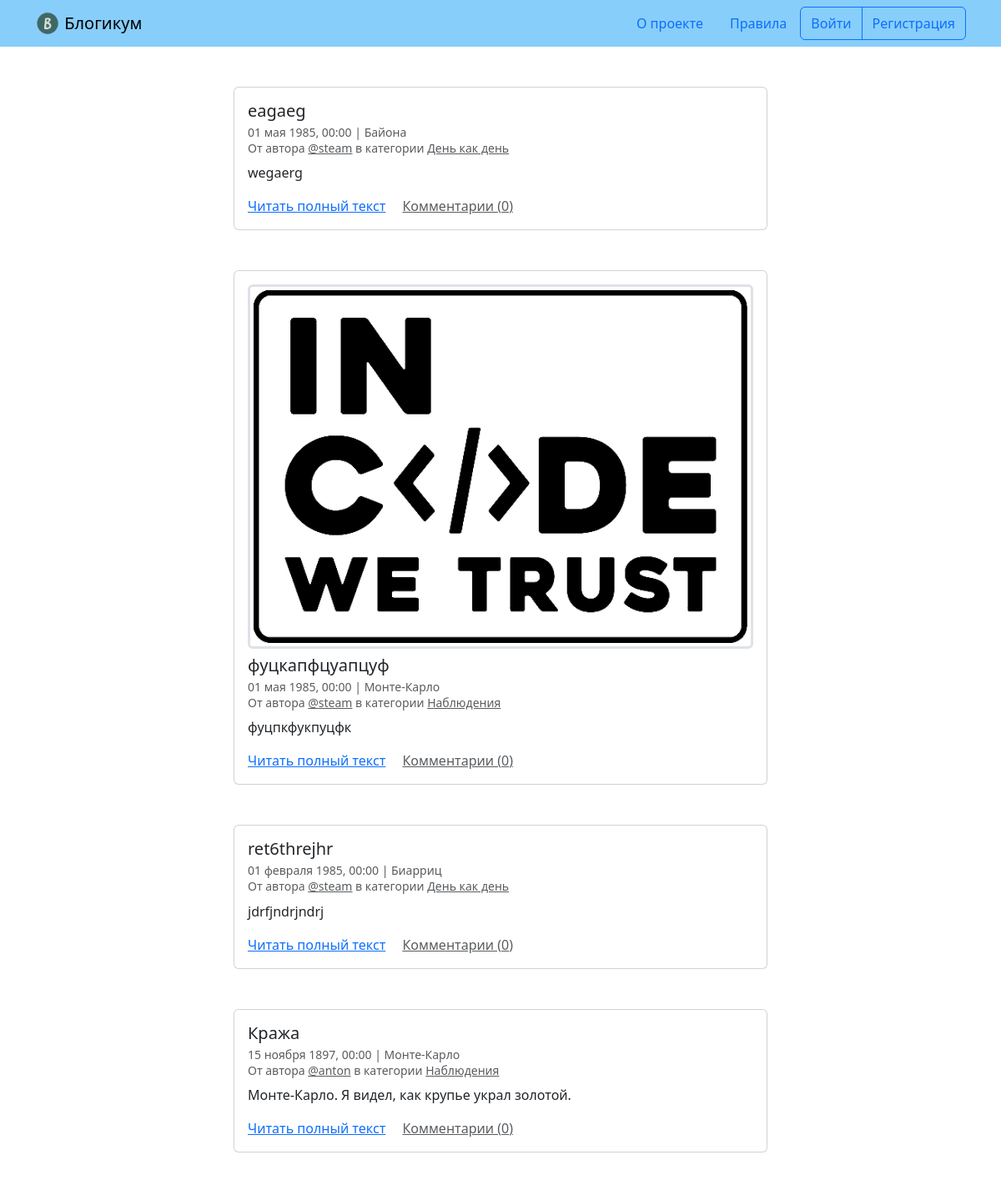
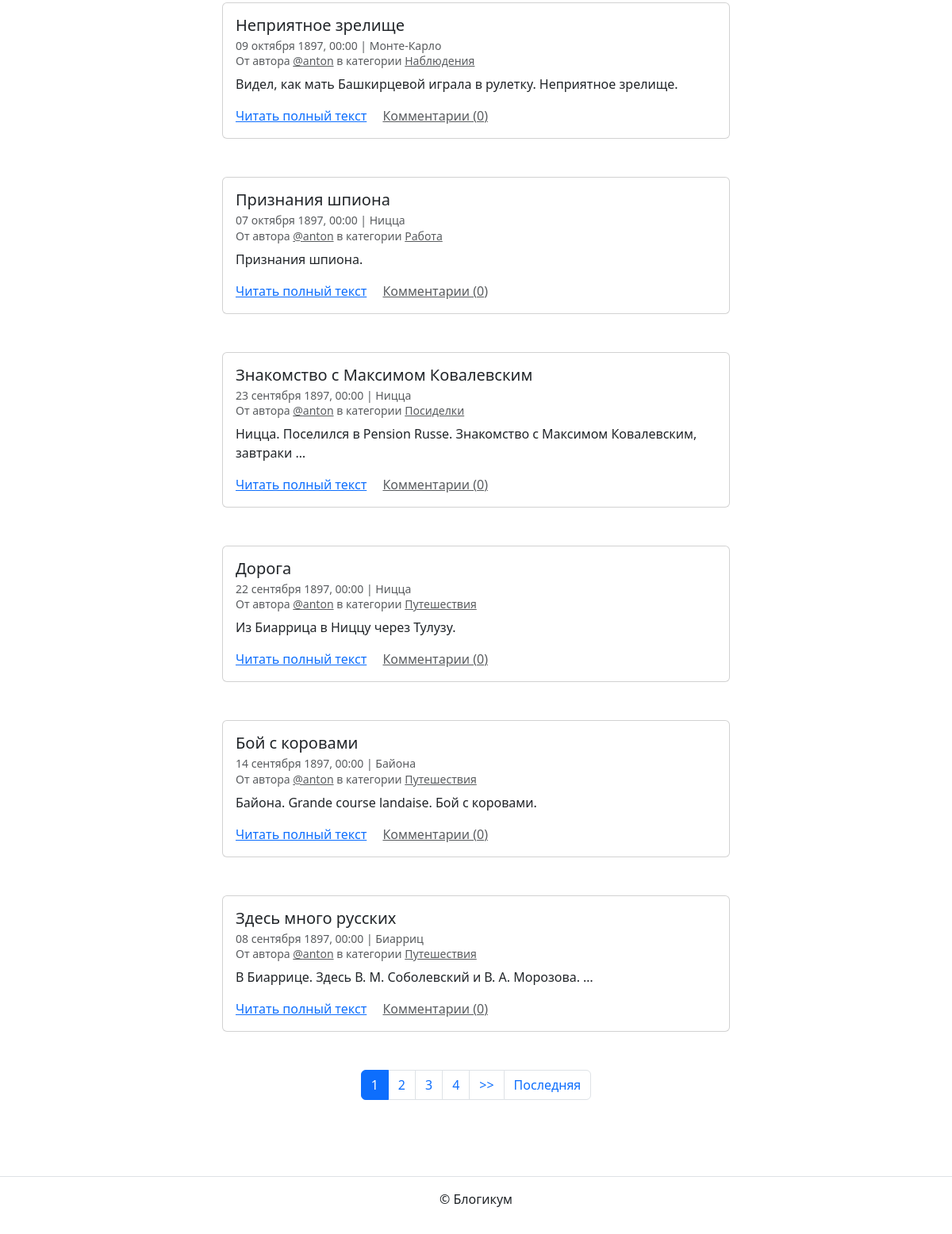
The page / on the database its author committed (2 pictures, top to bottom).
### blog/models.py (models this page shows, shortened)
class BaseModel(models.Model):
    is_published = models.BooleanField(
        default=True,
        verbose_name='Опубликовано',
        help_text='Снимите галочку, чтобы скрыть публикацию.'
    )
    created_at = models.DateTimeField(
        auto_now_add=True,
        verbose_name='Добавлено'
    )
    class Meta:
        abstract = True

class Post(BaseModel):
    title = models.CharField(max_length=256, verbose_name='Заголовок')
    text = models.TextField(verbose_name='Текст')
    pub_date = models.DateTimeField(
        verbose_name='Дата и время публикации',
        help_text='Если установить дату и время в будущем — '
                  'можно делать отложенные публикации.'
    )
    image = models.ImageField('Фото', upload_to='posts_images', blank=True)
    author = models.ForeignKey(
        User,
        on_delete=models.CASCADE,
        verbose_name='Автор публикации',
        related_name='posts',
    )
    category = models.ForeignKey(
        Category,
        on_delete=models.SET_NULL,
        null=True,
        verbose_name='Категория',
        related_name='posts',
    )
    location = models.ForeignKey(
        Location,
        on_delete=models.SET_NULL,
        null=True,
        blank=True,
        verbose_name='Местоположение',
        related_name='posts',
    )
    class Meta:
        verbose_name = 'публикация'
        verbose_name_plural = 'Публикации'
    def comment_count(self):
        return self.comments.count()

class Location(BaseModel):
    name = models.CharField(max_length=256, verbose_name='Название места')
    class Meta:
        verbose_name = 'местоположение'
        verbose_name_plural = 'Местоположения'

class Category(BaseModel):
    title = models.CharField(max_length=256, verbose_name='Заголовок')
    description = models.TextField(verbose_name='Описание')
    slug = models.SlugField(
        unique=True,
        verbose_name='Идентификатор',
        help_text='Идентификатор страницы для URL; '
                  'разрешены символы латиницы, цифры, дефис и подчёркивание.'
    )
    class Meta:
        verbose_name = 'категория'
        verbose_name_plural = 'Категории'

### blog/views.py (the view)
# urls.py: path('', views.index, name='index'),
def index(request):
    template = 'blog/index.html'
    current_time = timezone.now()
    post_list = (
        Post.objects.select_related('category')
        .filter(
            pub_date__lte=current_time,
            is_published=True,
            category__is_published=True
        )
        .order_by('-pub_date')
    )
    paginator = Paginator(post_list, 10)
    page_number = request.GET.get('page')
    page_obj = paginator.get_page(page_number)
    context = {'page_obj': page_obj}
    return render(request, template, context)

### templates/blog/index.html (shortened to what this page needs)
{% extends "base.html" %}
{% block content %}
  {% for post in page_obj %}
    <article class="mb-5">
      {% include "includes/post_card.html" %}
    </article>
  {% endfor %}
  {% include "includes/paginator.html" %}
{% endblock %}

### templates/base.html (shortened to what this page needs)
{% load static %}
{% load django_bootstrap5 %}
<!DOCTYPE html>
<html lang="ru">
  <head>
    {% bootstrap_css %}
  </head>
  <body>
    {% include "includes/header.html" %}
    <main>
      <div class="container py-5">
        {% block content %}{% endblock %}
      </div>
    </main>
    {% include "includes/footer.html" %}
  </body>
</html>

### templates/includes/header.html
{% load static %}
<header>
  <nav class="navbar navbar-light" style="background-color: lightskyblue">
    <div class="container">
      <a class="navbar-brand" href="{% url 'blog:index' %}">
        <img src="{% static 'img/logo.png' %}" width="30" height="30" class="d-inline-block align-top" alt="">
        Блогикум
      </a>
      {% with request.resolver_match.view_name as view_name %}
        <ul class="nav  nav-pills">
          <li class="nav-item">
            <a class="nav-link {% if view_name == 'pages:about' %} text-white {% endif %}" href="{% url 'pages:about' %}">
              О проекте
            </a>
          </li>
          <li class="nav-item">
            <a class="nav-link {% if view_name == 'pages:rules' %} text-white {% endif %}" href="{% url 'pages:rules' %}">
              Правила
            </a>
          </li>
          {% if user.is_authenticated %}
            <div class="btn-group" role="group" aria-label="Basic outlined example">
              <button type="button" class="btn btn-outline-primary"><a class="text-decoration-none text-reset"
                  href="{% url 'blog:create_post' %}">Написать пост</a></button>
              <button type="button" class="btn btn-outline-primary"><a class="text-decoration-none text-reset"
                  href="{% url 'blog:profile' user.username %}">{{ user.username }}</a></button>
              <button type="button" class="btn btn-outline-primary"><a class="text-decoration-none text-reset"
                  href="{% url 'logout' %}">Выйти</a></button>
            </div>
          {% else %}
            <div class="btn-group" role="group" aria-label="Basic outlined example">
              <button type="button" class="btn btn-outline-primary"><a class="text-decoration-none text-reset"
                  href="{% url 'login' %}">Войти</a></button>
              <button type="button" class="btn btn-outline-primary"><a class="text-decoration-none text-reset"
                  href="{% url 'registration' %}">Регистрация</a></button>
            </div>
          {% endif %}
        </ul>
      {% endwith %}
    </div>
  </nav>
</header>

### templates/includes/post_card.html (shortened to what this page needs)
<div class="col d-flex justify-content-center">
  <div class="card" style="width: 40rem;">
    <div class="card-body">
      {% if post.image %}
        <a href="{{ post.image.url }}" target="_blank">
          <img class="border-3 rounded img-fluid img-thumbnail mb-2 mx-auto d-block" src="{{ post.image.url }}">
        </a>
      {% endif %}
      <h5 class="card-title">{{ post.title }}</h5>
      <h6 class="card-subtitle mb-2 text-muted">
        <small>
          {{ post.pub_date|date:"d E Y, H:i" }} | {% if post.location and post.location.is_published %}{{ post.location.name }}{% else %}Планета Земля{% endif %}<br>
          От автора <a class="text-muted" href="{% url 'blog:profile' post.author %}">@{{ post.author.username }}</a> в
          категории {% include "includes/category_link.html" %}
        </small>
      </h6>
      <p class="card-text">{{ post.text|truncatewords:10 }}</p>
      <a href="{% url 'blog:post_detail' post.id %}" class="card-link">Читать полный текст</a>
      <a href="{% url 'blog:post_detail' post.id %}" class="card-link text-muted">Комментарии ({{ post.comment_count }})</a>
    </div>
  </div>
</div>

### templates/includes/category_link.html
<a class="text-muted" href="{% url 'blog:category_posts' post.category.slug %}">
  {{ post.category.title }}
</a>

### templates/includes/paginator.html (shortened to what this page needs)
{% if page_obj.has_other_pages %}
  <nav aria-label="Page navigation" class="my-5">
    <ul class="pagination justify-content-center">
      {% for i in page_obj.paginator.page_range %}
        {% if page_obj.number == i %}
          <li class="page-item active">
            <span class="page-link">{{ i }}</span>
          </li>
        {% else %}
          <li class="page-item">
            <a class="page-link" href="?page={{ i }}">{{ i }}</a>
          </li>
        {% endif %}
      {% endfor %}
      {% if page_obj.has_next %}
        <li class="page-item">
          <a class="page-link" href="?page={{ page_obj.next_page_number }}">
            >>
          </a>
        </li>
        <li class="page-item">
          <a class="page-link" href="?page={{ page_obj.paginator.num_pages }}">
            Последняя
          </a>
        </li>
      {% endif %}
    </ul>
  </nav>
{% endif %}

### templates/includes/footer.html
<footer class="border-top text-center py-3">
  <p>© Блогикум</p>
</footer>

### rows shown on the page
Post: title "eagaeg", pub_date "01 мая 1985, 00:00", location.name "Байона", author.username "steam", category "День как день", text "wegaerg", comment_count "0"
Post: image (picture), title "фуцкапфцуапцуф", pub_date "01 мая 1985, 00:00", location.name "Монте-Карло", author.username "steam", category "Наблюдения", text "фуцпкфукпуцфк", comment_count "0"
Post: title "ret6threjhr", pub_date "01 февраля 1985, 00:00", location.name "Биарриц", author.username "steam", category "День как день", text "jdrfjndrjndrj", comment_count "0"
Post: title "Кража", pub_date "15 ноября 1897, 00:00", location.name "Монте-Карло", author.username "anton", category "Наблюдения", text "Монте-Карло. Я видел, как крупье украл золотой.", comment_count "0"
Post: title "Неприятное зрелище", pub_date "09 октября 1897, 00:00", location.name "Монте-Карло", author.username "anton", category "Наблюдения", text "Видел, как мать Башкирцевой играла в рулетку. Неприятное зрелище.", comment_count "0"
Post: title "Признания шпиона", pub_date "07 октября 1897, 00:00", location.name "Ницца", author.username "anton", category "Работа", text "Признания шпиона.", comment_count "0"
Post: title "Знакомство с Максимом Ковалевским", pub_date "23 сентября 1897, 00:00", location.name "Ницца", author.username "anton", category "Посиделки", text "Ницца. Поселился в Pension Russe. Знакомство с Максимом Ковалевским, завтраки …", comment_count "0"
Post: title "Дорога", pub_date "22 сентября 1897, 00:00", location.name "Ницца", author.username "anton", category "Путешествия", text "Из Биаррица в Ниццу через Тулузу.", comment_count "0"
Post: title "Бой с коровами", pub_date "14 сентября 1897, 00:00", location.name "Байона", author.username "anton", category "Путешествия", text "Байона. Grande course landaise. Бой с коровами.", comment_count "0"
Post: title "Здесь много русских", pub_date "08 сентября 1897, 00:00", location.name "Биарриц", author.username "anton", category "Путешествия", text "В Биаррице. Здесь В. М. Соболевский и В. А. Морозова. …", comment_count "0"

### other values the page prints
{{ i }} "1"
{{ i }} "2" "3" "4"
